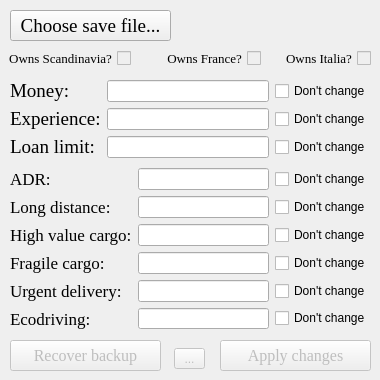
<?xml version="1.0" encoding="UTF-8"?>
<ui version="4.0">
 <class>MainWindow</class>
 <widget class="QMainWindow" name="MainWindow">
  <property name="geometry">
   <rect>
    <x>0</x>
    <y>0</y>
    <width>380</width>
    <height>380</height>
   </rect>
  </property>
  <property name="minimumSize">
   <size>
    <width>380</width>
    <height>380</height>
   </size>
  </property>
  <property name="maximumSize">
   <size>
    <width>380</width>
    <height>380</height>
   </size>
  </property>
  <property name="windowTitle">
   <string>SaveWizard</string>
  </property>
  <widget class="QWidget" name="centralwidget">
   <widget class="QPushButton" name="apply">
    <property name="enabled">
     <bool>false</bool>
    </property>
    <property name="geometry">
     <rect>
      <x>220</x>
      <y>340</y>
      <width>151</width>
      <height>31</height>
     </rect>
    </property>
    <property name="font">
     <font>
      <family>Times New Roman</family>
      <pointsize>12</pointsize>
     </font>
    </property>
    <property name="text">
     <string>Apply changes</string>
    </property>
   </widget>
   <widget class="QPushButton" name="backup">
    <property name="enabled">
     <bool>false</bool>
    </property>
    <property name="geometry">
     <rect>
      <x>10</x>
      <y>340</y>
      <width>151</width>
      <height>31</height>
     </rect>
    </property>
    <property name="font">
     <font>
      <family>Times New Roman</family>
      <pointsize>12</pointsize>
     </font>
    </property>
    <property name="text">
     <string>Recover backup</string>
    </property>
   </widget>
   <widget class="QPushButton" name="path_button">
    <property name="geometry">
     <rect>
      <x>10</x>
      <y>10</y>
      <width>161</width>
      <height>31</height>
     </rect>
    </property>
    <property name="font">
     <font>
      <family>Times New Roman</family>
      <pointsize>14</pointsize>
     </font>
    </property>
    <property name="text">
     <string>Choose save file...</string>
    </property>
   </widget>
   <widget class="QWidget" name="gridLayoutWidget">
    <property name="geometry">
     <rect>
      <x>10</x>
      <y>80</y>
      <width>361</width>
      <height>81</height>
     </rect>
    </property>
    <layout class="QGridLayout" name="basic_inf_layout">
     <item row="0" column="1">
      <widget class="QLineEdit" name="money_lineedit"/>
     </item>
     <item row="0" column="2">
      <widget class="QCheckBox" name="money_dont_change">
       <property name="text">
        <string>Don't change</string>
       </property>
      </widget>
     </item>
     <item row="1" column="0">
      <widget class="QLabel" name="xp_label">
       <property name="font">
        <font>
         <family>Times New Roman</family>
         <pointsize>14</pointsize>
        </font>
       </property>
       <property name="text">
        <string>Experience:</string>
       </property>
      </widget>
     </item>
     <item row="1" column="1">
      <widget class="QLineEdit" name="xp_lineedit"/>
     </item>
     <item row="1" column="2">
      <widget class="QCheckBox" name="xp_dont_change">
       <property name="text">
        <string>Don't change</string>
       </property>
      </widget>
     </item>
     <item row="2" column="0">
      <widget class="QLabel" name="loan_limit_label">
       <property name="font">
        <font>
         <family>Times New Roman</family>
         <pointsize>14</pointsize>
        </font>
       </property>
       <property name="text">
        <string>Loan limit:</string>
       </property>
      </widget>
     </item>
     <item row="2" column="1">
      <widget class="QLineEdit" name="loan_limit_lineedit"/>
     </item>
     <item row="2" column="2">
      <widget class="QCheckBox" name="loan_limit_dont_change">
       <property name="text">
        <string>Don't change</string>
       </property>
      </widget>
     </item>
     <item row="0" column="0">
      <widget class="QLabel" name="money_label">
       <property name="font">
        <font>
         <family>Times New Roman</family>
         <pointsize>14</pointsize>
        </font>
       </property>
       <property name="text">
        <string>Money:</string>
       </property>
      </widget>
     </item>
    </layout>
   </widget>
   <widget class="QWidget" name="gridLayoutWidget_3">
    <property name="geometry">
     <rect>
      <x>10</x>
      <y>168</y>
      <width>361</width>
      <height>161</height>
     </rect>
    </property>
    <layout class="QGridLayout" name="skills_layout">
     <item row="1" column="1">
      <widget class="QLineEdit" name="long_distance_lineedit"/>
     </item>
     <item row="4" column="0">
      <widget class="QLabel" name="urgent_delivery_label">
       <property name="font">
        <font>
         <family>Times New Roman</family>
         <pointsize>13</pointsize>
        </font>
       </property>
       <property name="text">
        <string>Urgent delivery:</string>
       </property>
      </widget>
     </item>
     <item row="5" column="2">
      <widget class="QCheckBox" name="ecodriving_dont_change">
       <property name="text">
        <string>Don't change</string>
       </property>
      </widget>
     </item>
     <item row="0" column="1">
      <widget class="QLineEdit" name="adr_lineedit"/>
     </item>
     <item row="4" column="1">
      <widget class="QLineEdit" name="urgent_delivery_lineedit"/>
     </item>
     <item row="3" column="2">
      <widget class="QCheckBox" name="fragile_cargo_dont_change">
       <property name="text">
        <string>Don't change</string>
       </property>
      </widget>
     </item>
     <item row="5" column="1">
      <widget class="QLineEdit" name="ecodriving_lineedit"/>
     </item>
     <item row="2" column="2">
      <widget class="QCheckBox" name="high_value_cargo_dont_change">
       <property name="text">
        <string>Don't change</string>
       </property>
      </widget>
     </item>
     <item row="3" column="1">
      <widget class="QLineEdit" name="fragile_cargo_lineedit"/>
     </item>
     <item row="0" column="2">
      <widget class="QCheckBox" name="adr_dont_change">
       <property name="text">
        <string>Don't change</string>
       </property>
      </widget>
     </item>
     <item row="1" column="2">
      <widget class="QCheckBox" name="long_distance_dont_change">
       <property name="text">
        <string>Don't change</string>
       </property>
      </widget>
     </item>
     <item row="2" column="1">
      <widget class="QLineEdit" name="high_value_cargo_lineedit"/>
     </item>
     <item row="2" column="0">
      <widget class="QLabel" name="high_value_cargo_label">
       <property name="font">
        <font>
         <family>Times New Roman</family>
         <pointsize>13</pointsize>
        </font>
       </property>
       <property name="text">
        <string>High value cargo:</string>
       </property>
      </widget>
     </item>
     <item row="3" column="0">
      <widget class="QLabel" name="fragile_cargo_label">
       <property name="font">
        <font>
         <family>Times New Roman</family>
         <pointsize>13</pointsize>
        </font>
       </property>
       <property name="text">
        <string>Fragile cargo:</string>
       </property>
      </widget>
     </item>
     <item row="5" column="0">
      <widget class="QLabel" name="ecodriving_label">
       <property name="font">
        <font>
         <family>Times New Roman</family>
         <pointsize>13</pointsize>
        </font>
       </property>
       <property name="text">
        <string>Ecodriving:</string>
       </property>
      </widget>
     </item>
     <item row="4" column="2">
      <widget class="QCheckBox" name="urgent_delivery_dont_change">
       <property name="text">
        <string>Don't change</string>
       </property>
      </widget>
     </item>
     <item row="1" column="0">
      <widget class="QLabel" name="long_distance_label">
       <property name="font">
        <font>
         <family>Times New Roman</family>
         <pointsize>13</pointsize>
        </font>
       </property>
       <property name="text">
        <string>Long distance:</string>
       </property>
      </widget>
     </item>
     <item row="0" column="0">
      <widget class="QLabel" name="adr_label">
       <property name="font">
        <font>
         <family>Times New Roman</family>
         <pointsize>13</pointsize>
        </font>
       </property>
       <property name="text">
        <string>ADR:</string>
       </property>
      </widget>
     </item>
    </layout>
   </widget>
   <widget class="QToolButton" name="second_window">
    <property name="enabled">
     <bool>false</bool>
    </property>
    <property name="geometry">
     <rect>
      <x>174</x>
      <y>348</y>
      <width>31</width>
      <height>21</height>
     </rect>
    </property>
    <property name="text">
     <string>...</string>
    </property>
   </widget>
   <widget class="QCheckBox" name="owns_sc">
    <property name="enabled">
     <bool>false</bool>
    </property>
    <property name="geometry">
     <rect>
      <x>0</x>
      <y>50</y>
      <width>131</width>
      <height>16</height>
     </rect>
    </property>
    <property name="palette">
     <palette>
      <active>
       <colorrole role="WindowText">
        <brush brushstyle="SolidPattern">
         <color alpha="255">
          <red>0</red>
          <green>0</green>
          <blue>0</blue>
         </color>
        </brush>
       </colorrole>
      </active>
      <inactive>
       <colorrole role="WindowText">
        <brush brushstyle="SolidPattern">
         <color alpha="255">
          <red>0</red>
          <green>0</green>
          <blue>0</blue>
         </color>
        </brush>
       </colorrole>
      </inactive>
      <disabled>
       <colorrole role="WindowText">
        <brush brushstyle="SolidPattern">
         <color alpha="255">
          <red>0</red>
          <green>0</green>
          <blue>0</blue>
         </color>
        </brush>
       </colorrole>
      </disabled>
     </palette>
    </property>
    <property name="font">
     <font>
      <family>Times New Roman</family>
      <pointsize>10</pointsize>
     </font>
    </property>
    <property name="layoutDirection">
     <enum>Qt::RightToLeft</enum>
    </property>
    <property name="text">
     <string>Owns Scandinavia?</string>
    </property>
   </widget>
   <widget class="QCheckBox" name="owns_fr">
    <property name="enabled">
     <bool>false</bool>
    </property>
    <property name="geometry">
     <rect>
      <x>160</x>
      <y>50</y>
      <width>101</width>
      <height>16</height>
     </rect>
    </property>
    <property name="palette">
     <palette>
      <active>
       <colorrole role="WindowText">
        <brush brushstyle="SolidPattern">
         <color alpha="255">
          <red>0</red>
          <green>0</green>
          <blue>0</blue>
         </color>
        </brush>
       </colorrole>
      </active>
      <inactive>
       <colorrole role="WindowText">
        <brush brushstyle="SolidPattern">
         <color alpha="255">
          <red>0</red>
          <green>0</green>
          <blue>0</blue>
         </color>
        </brush>
       </colorrole>
      </inactive>
      <disabled>
       <colorrole role="WindowText">
        <brush brushstyle="SolidPattern">
         <color alpha="255">
          <red>0</red>
          <green>0</green>
          <blue>0</blue>
         </color>
        </brush>
       </colorrole>
      </disabled>
     </palette>
    </property>
    <property name="font">
     <font>
      <family>Times New Roman</family>
      <pointsize>10</pointsize>
     </font>
    </property>
    <property name="layoutDirection">
     <enum>Qt::RightToLeft</enum>
    </property>
    <property name="text">
     <string>Owns France?</string>
    </property>
    <property name="checkable">
     <bool>true</bool>
    </property>
   </widget>
   <widget class="QCheckBox" name="owns_it">
    <property name="enabled">
     <bool>false</bool>
    </property>
    <property name="geometry">
     <rect>
      <x>280</x>
      <y>50</y>
      <width>91</width>
      <height>16</height>
     </rect>
    </property>
    <property name="palette">
     <palette>
      <active>
       <colorrole role="WindowText">
        <brush brushstyle="SolidPattern">
         <color alpha="255">
          <red>0</red>
          <green>0</green>
          <blue>0</blue>
         </color>
        </brush>
       </colorrole>
      </active>
      <inactive>
       <colorrole role="WindowText">
        <brush brushstyle="SolidPattern">
         <color alpha="255">
          <red>0</red>
          <green>0</green>
          <blue>0</blue>
         </color>
        </brush>
       </colorrole>
      </inactive>
      <disabled>
       <colorrole role="WindowText">
        <brush brushstyle="SolidPattern">
         <color alpha="255">
          <red>0</red>
          <green>0</green>
          <blue>0</blue>
         </color>
        </brush>
       </colorrole>
      </disabled>
     </palette>
    </property>
    <property name="font">
     <font>
      <family>Times New Roman</family>
      <pointsize>10</pointsize>
     </font>
    </property>
    <property name="layoutDirection">
     <enum>Qt::RightToLeft</enum>
    </property>
    <property name="text">
     <string>Owns Italia?</string>
    </property>
    <property name="checkable">
     <bool>true</bool>
    </property>
   </widget>
  </widget>
 </widget>
 <resources/>
 <connections/>
</ui>
